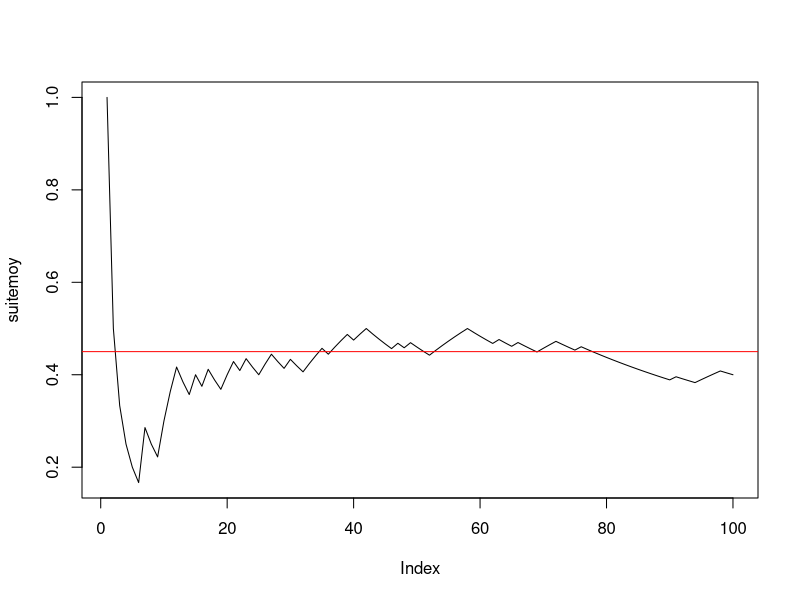

This figure's R source: (Note: this script raises an error after producing the figure.)

#--------question 1------------
n <- 100
p <- 0.45
x <- rbinom(n, 1, p)
#--------question 2------------
cumsum(x)
taille <- 1:n
suitemoy <- cumsum(x) / taille
#--------question 3------------
plot(suitemoy, type = "l")
abline(h = p, col = "red")

#------------Exercice 2------------------------



#--------question 1------------
n <- 100
mu <- -2
sigma <- 2
xg <- rnorm(n, mu, sigma)
#--------question 2------------
cumsum(xg)
rm(taille)
taille <- 1:n
rm(suitemoyg)
suitemoyg
suitemoyg <- cumsum(xg) / taille
#--------question 3------------
plot(suitemoyg, type = "l", ylim = c(-10, 6))
abline(h = mu, col = "red")


#------------Exercice 3------------------------

#---------question 1--------------------------
mu <- -2
sigma <- 2
n <- 5
x <- rnorm(n, mu, sigma)
moyx <- mean(x)

#---------question 2--------------------------
(y <- rnorm(n, mu, sigma)) # second echantillon de n tirages de X
(moyy <- mean(y)) # moyenne de l'échantillon y
(rbind(x, y) -> M) # range les deux échantillons dans M à 2 lignes et n colonnes
rowMeans(M)

#---------question 3--------------------------
N <- 1000
Mdata <- matrix(rnorm(n * N, mu, sigma), ncol = n, byrow = T) # N échantillons de taille n disposés en lignes
dim(Mdata) # dimension de la matrice N lignes et n colonnes


#---------question 4--------------------------
(rowMeans(Mdata) -> moyennes) # calcule les moyennes pour les N, n-échantillons tirés.
apply(Mdata, MARGIN = 1, mean) # alternative pour effectuer les moyennes en ligne

#---------question 5--------------------------
mean(moyennes) # moyenne empirique des N réalisations de Xbar_n
sd(moyennes) * sqrt((length(moyennes) - 1) / length(moyennes)) # ecart-type empirique
sd(moyennes) # écart-type estimé sans biais = ecart-type empirique corrigé

#---------question 6--------------------------
hist(moyennes, prob = T, main = "Répartition de la moyenne empirique des Xi, i=1,....,n") # la répartition observée de Xbar_n
(abs <- seq(1.2 * min(moyennes), 1.2 * max(moyennes), (max(moyennes) - min(moyennes)) / 100))
points(abs, dnorm(abs, mu, sigma / sqrt(n)), col = 2, type = "l")
abline(v = mean(moyennes), col = 3, lty = "dashed") # moyenne de l'échantillon
abline(v = mu, col = 2) # moyenne théorique mu de la loi de Xbar
# belle adéquation de l'échantillon à la normale, que l'on peut verifier avec dte de Henry
qqnorm(moyennes) # les points sont presque alignés la loi de Xbar_n est donc bien normale
qqline(moyennes, col = 2) # autour de la droite rouge qui passe par les deux points
# (1er quartile theo de la centrée réduite,1er quartile empirique) et
# (3ieme quartile theo de la centrée réduite,3ieme quartile empirique)
# mean(echantillon) et écart-type empirique sd(échantillon)*sqrt((n-1)/n). e
# En effet si on ajoute la droite passant par ces deux points elle se confond
# avec qqline. droite de Henry

(x1 <- qnorm(0.25))
(x2 <- qnorm(0.75))
(y1 <- quantile(moyennes, 0.25, type = 1))
(y2 <- quantile(moyennes, 0.75, type = 1))
abline(y1 - (y2 - y1) * x1 / (x2 - x1), (y2 - y1) / (x2 - x1), col = 3) # droite de Henry

#----------question 7-------------------------
moyennecr <- sqrt(n) * (moyennes - mu) / sigma
hist(moyennecr, prob = T, main = "Répartition observée de la moyenne empirique centrée réduite")
(abscr <- seq(1.2 * min(moyennecr), 1.2 * max(moyennecr), (max(moyennecr) - min(moyennecr)) / 100))
points(abscr, dnorm(abscr), col = 2, type = "l")
abline(v = mean(moyennecr), col = 3, lty = "dashed") # moyenne empirique de l'échantillon
abline(v = 0, col = 2) # moyenne théorique  de la loi normale centrée réduite

qqnorm(moyennecr)
qqline(moyennecr) # droite de Henry

#-----------question 8------------
n <- 50
# puis réexecuter les lignes 67 à 107 : la loi reste gaussienne mais
# l'écart-type de Xbarn est plus petit avec n=50 qu'avec n=2
sd(moyennes)
sigma / sqrt(n)

n <- 2
# puis réexecuter les lignes 67 à 107 : LA LOI EST TOUJOURS GAUSSIENNE MEME AVEC n PETIT
# C'EST UNE PROPRIETES CARACTÉRISTIQUE DE LA LOI NORMALE MAIS QUI NE S'APPLIQUE PAS AUX AUTRES
# LOIS COMME PAR EX A LA BERNOULLI ==> VOIR EXO SUIVANT
sd(moyennes)
# l'écart type empirique est EN REVANCHE plus faible avec n=2 qu'avec n=50 :
# normal il estime sigma/sqrt(n) or :
sigma / sqrt(n)

#####################################################################################
# CE QU'IL FAUT RETENIR DE CET EXERCICE : LA LOI DE XBAR EST GAUSSIENNE SI L'ÉCHANTILLON EST
# GAUSSIEN ET DE TAILLE QUELCONQUE n. LE RESULTAT DU THEOREME CENTRAL LIMITE EST VRAI DANS CE CAS
# POUR TOUT n ET PAS SEULEMENT POUR n GRAND
###################################################################################

###################################################
#------------Exercice 4------------------------
###################################################

#---------question 1--------------------------
p <- 0.45
n <- 5
N <- 100
rm(Mdata) # efface l'objet précedemment créé Mdata

Mdata <- matrix(rbinom(n * N, 1, p), ncol = n, byrow = T) # N échantillons de taille n disposés en lignes
dim(Mdata) # dimension de la matrice N lignes et n colonnes

(rowMeans(Mdata) -> moyennes) # calcule les moyennes pour les N, n-échantillons tirés.


mean(moyennes) # moyenne empirique des N réalisations de Xbar_n
sd(moyennes) * sqrt((length(moyennes) - 1) / length(moyennes)) # ecart-type empirique
sd(moyennes) # écart-type estimé sans biais = ecart-type empirique corrigé

#---------histogramme de xbar_n--------------------------
hist(moyennes, prob = T, ylim = c(0, max(dnorm(p, p, sqrt(p * (1 - p) / n)), 4)), main = "Répartition de la moyenne empirique des Xi, i=1,....,n") # la répartition observée de Xbar_n
(abs <- seq(.8 * min(moyennes), 1.2 * max(moyennes), (max(moyennes) - min(moyennes)) / 100))
points(abs, dnorm(abs, p, sqrt(p * (1 - p) / n)), col = 2, type = "l")
abline(v = mean(moyennes), col = 3, lty = "dashed") # moyenne de l'échantillon
abline(v = p, col = 2) # moyenne théorique mu de la loi de Xbar
qqnorm(moyennes) # vraiment pas gaussien !
qqline(moyennes, col = 2)
# AUCUNE ADEQUATION  de l'échantillon à la normale CAR n EST TROP PETIT ET LE TCL N'EST
# PAS VERIFIE. ON REFAIT LA SIMUL AVEC n=200 :

n <- 200
# puis réeéxuter les lignes 142 à 161

# EUREKA CA MARCHE BEAUCOUP MIEUX ET ON A BIEN UNE REPARTITION GAUSSIENNE CAR n EST SUFFISAMMENT GRAND POUR
# QUE LE TCL SOIT VERIFIE !
######################################

qqnorm(moyennes)
qqline(moyennes, col = "red")

# Si on augmente N on améliore l'estimation de la densité de Xbarn par l'histogramme
# des N réalisations de Xbarn mais si n est petit on n'observe pas un histogramme
# ressemblant à une gaussienne puisque le TCL ne s'applique que si n est assez grand.
# Essayer avec
N <- 1000
n <- 4
# puis lignes 142 à 159.
N <- 1000
n <- 100
# puis lignes 142 à 159.
